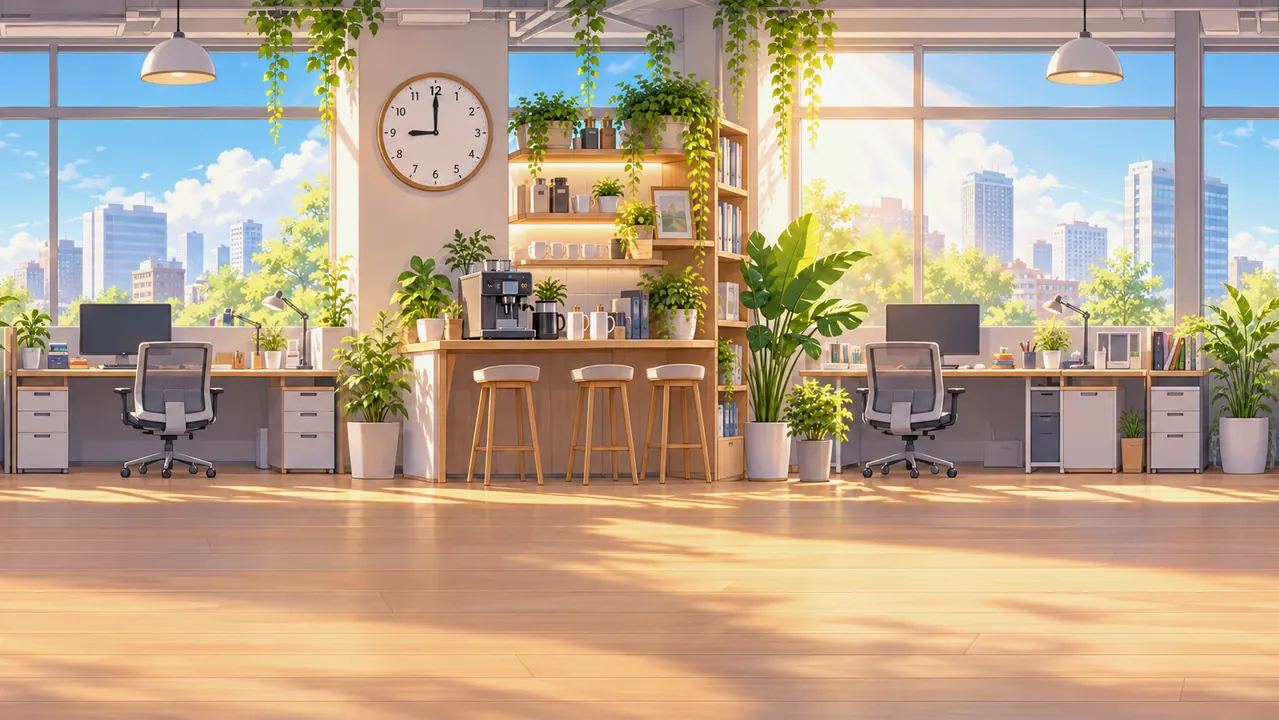
#> input picture art/bg/bg1.webp, 1279 x 720 px, given in place of bg1.webp.webp, which was not available
$ python seam_zoom.py ../art/bg/bg1.webp
#> lines starting #> are read from the running program, lines starting #| are printed output that depends on the picture; pictures that were not available may be replaced by others from this repository, and a replacement may not be noted
"""1:1 放大檢查：art/bg/bgN.webp 接縫處（兩張相接）各取 ±300px → work/seam/zoom_bgN.jpg
用法: python3 tools/seam_zoom.py 1 2 ...
"""
import sys, os
from PIL import Image
os.chdir(os.path.join(os.path.dirname(os.path.abspath(__file__)), ".."))
for n in sys.argv[1:]:
    im = Image.open(f"art/bg/bg{n}.webp").convert("RGB"); W, H = im.size
#> further down, im is the input picture: PIL image 1279x720 RGB; mean R, G, B 183.7, 163.5, 140.1
#> after `W, H = im.size`: W = 1279; H = 720
    two = Image.new("RGB", (W * 2, H)); two.paste(im, (0, 0)); two.paste(im, (W, 0))
#> after `two = Image.new('RGB', (W * 2, H))`: two: PIL image 2558x720 RGB; every value is 0
#> after `two.paste(im, (0, 0))`:
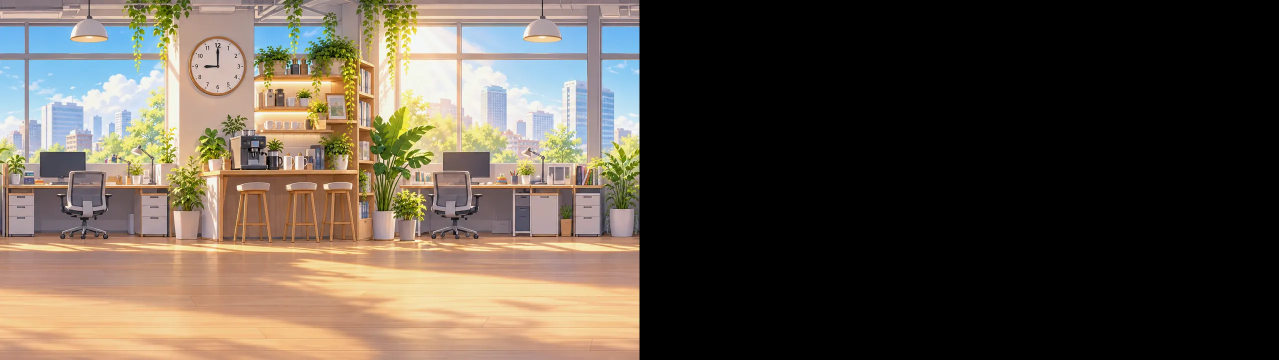
#> two: PIL image 2558x720 RGB (shown at 1/2 size); mean R, G, B 91.9, 81.7, 70.1
#> after `two.paste(im, (W, 0))`:
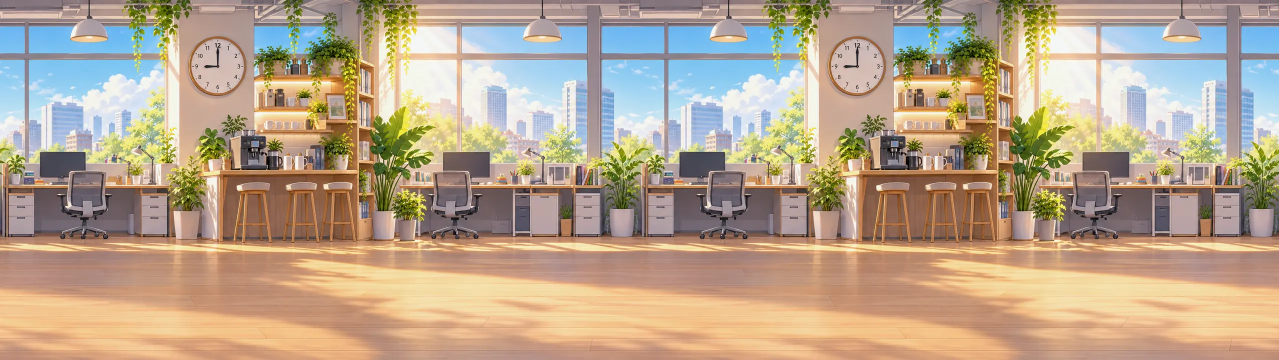
#> two: PIL image 2558x720 RGB (shown at 1/2 size); mean R, G, B 183.7, 163.5, 140.1
    two.crop((W - 300, 0, W + 300, H)).save(f"work/seam/zoom_bg{n}.jpg", quality=88)
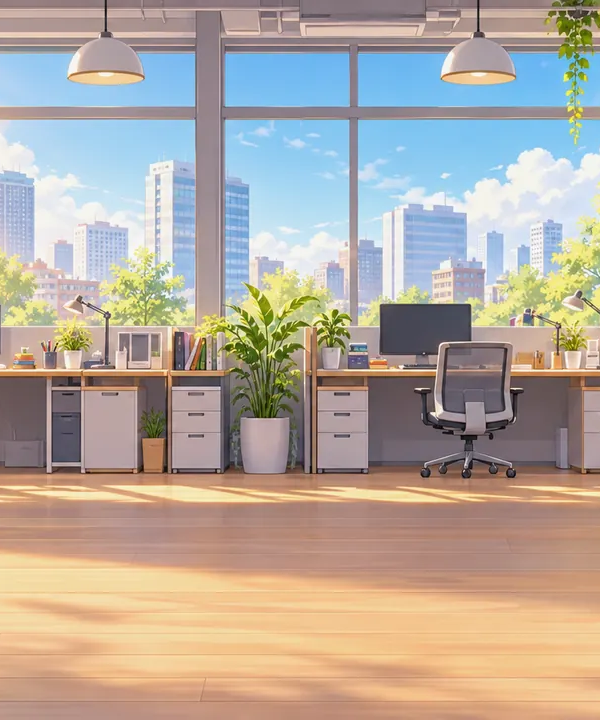
#> saved as bg1.webp.jpg: PIL image 600x720 RGB; mean R, G, B 180.2, 168.7, 157.6
    print(f"work/seam/zoom_bg{n}.jpg")

$ run again, on art/bg/bg4.webp
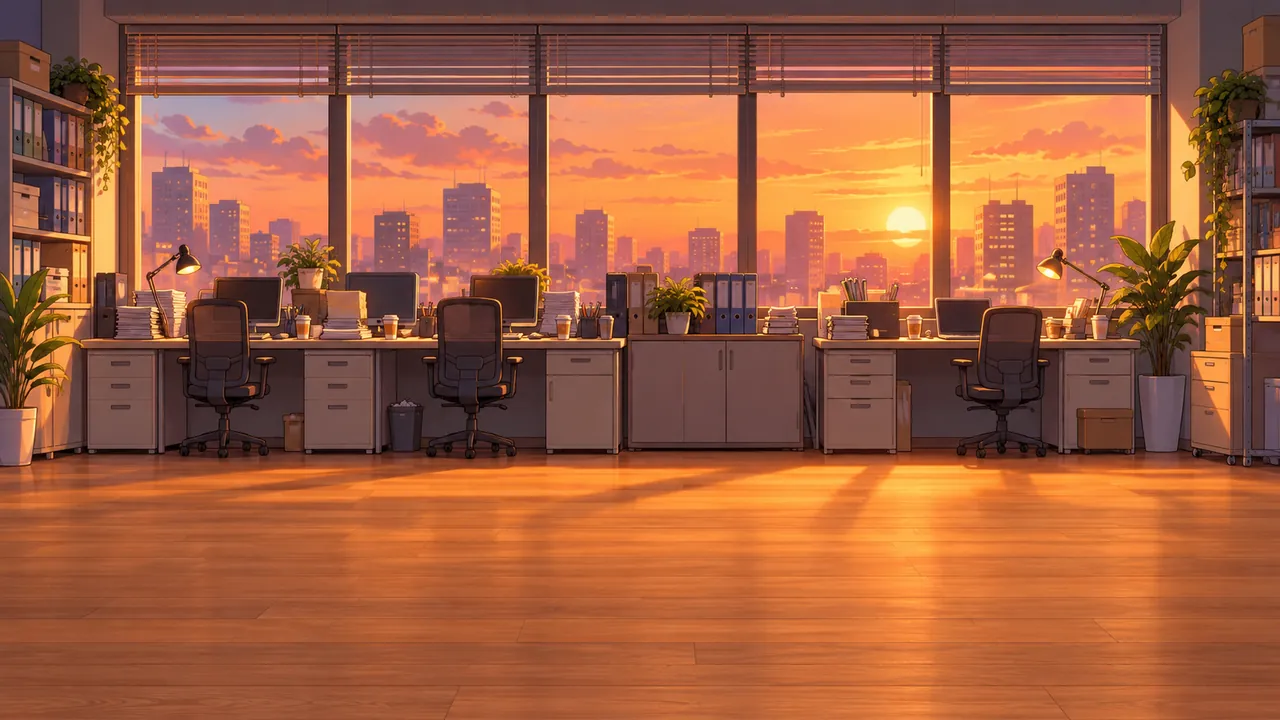
#> input picture art/bg/bg4.webp, 1280 x 720 px, given in place of bg4.webp.webp, which was not available
#> im is the input picture: PIL image 1280x720 RGB; mean R, G, B 160.6, 94.4, 63
#> two: PIL image 2560x720 RGB; every value is 0
#> `two.paste(im, (W, 0))`:
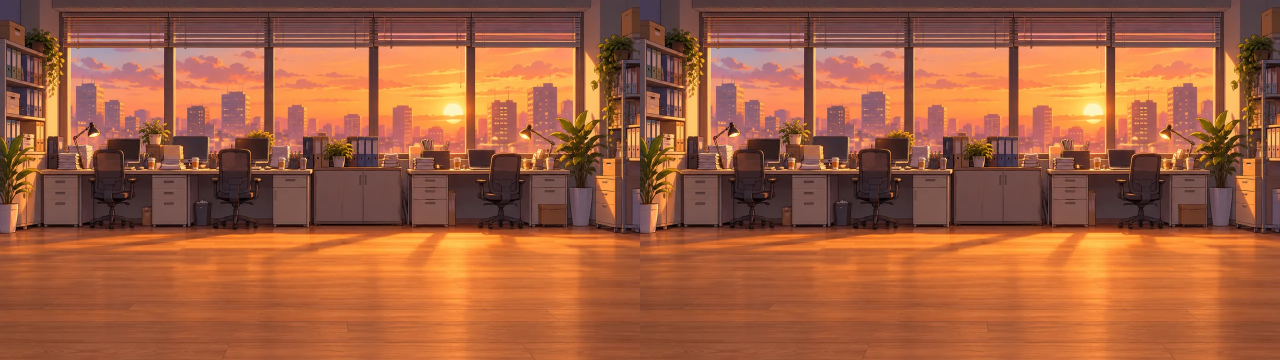
#> two: PIL image 2560x720 RGB (shown at 1/2 size); mean R, G, B 160.6, 94.4, 63
#> `two.crop((W - 300, 0, W + 300, H)).save(f"work/seam/zoom_bg{n}.jpg", q..`:
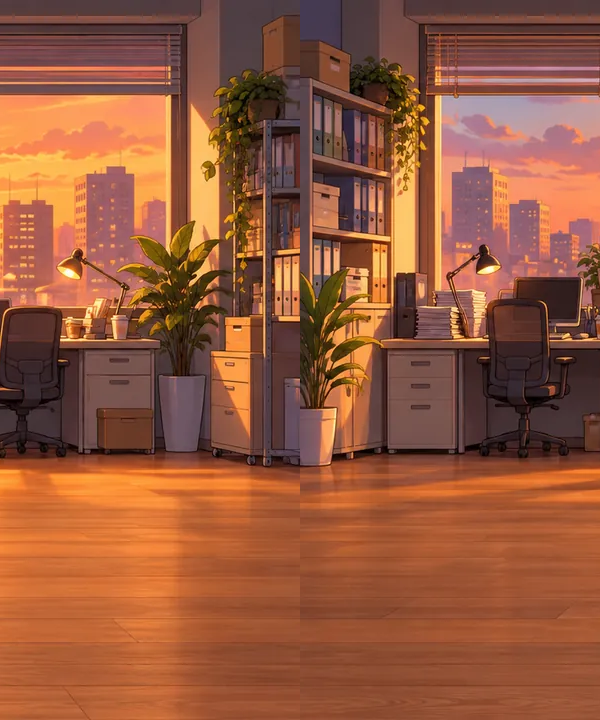
#> saved as bg4.webp.jpg: PIL image 600x720 RGB; mean R, G, B 149.9, 88.8, 60.8

$ run again, on art/bg/bg5.webp
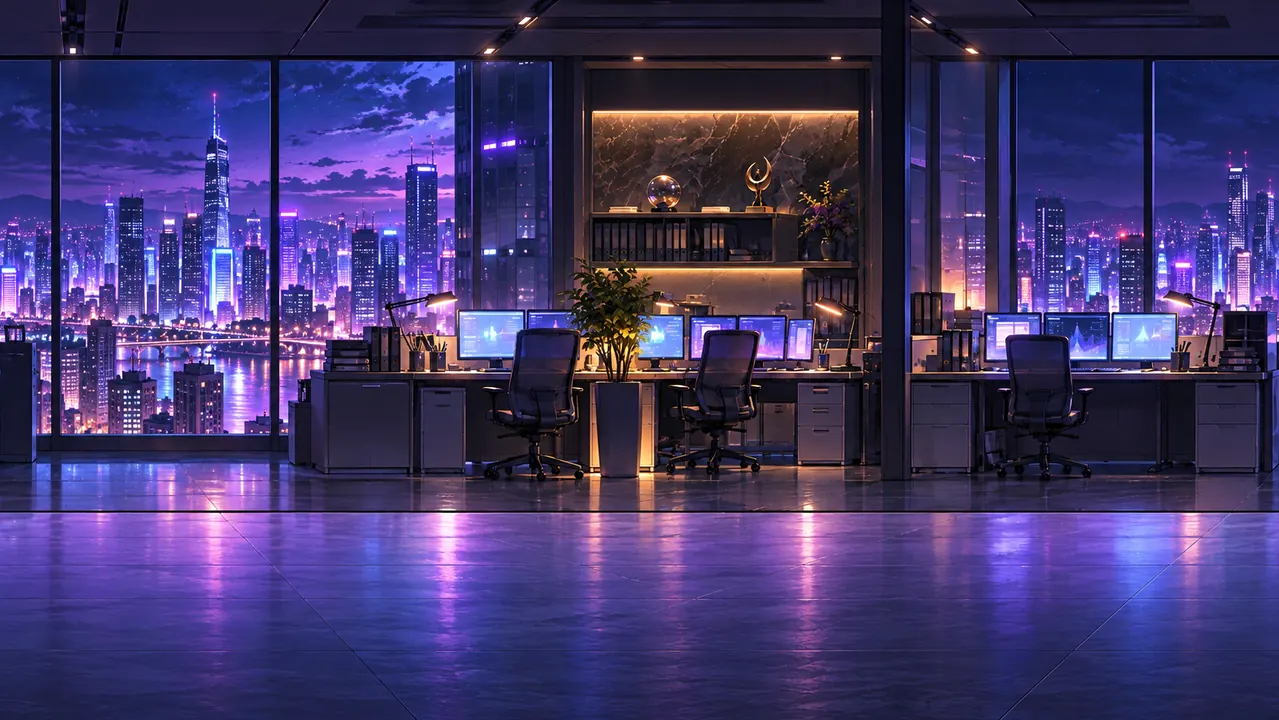
#> input picture art/bg/bg5.webp, 1279 x 720 px, given in place of bg5.webp.webp, which was not available
#> im is the input picture: PIL image 1279x720 RGB; mean R, G, B 66.2, 55.2, 108
#> two: PIL image 2558x720 RGB; every value is 0
#> `two.paste(im, (W, 0))`:
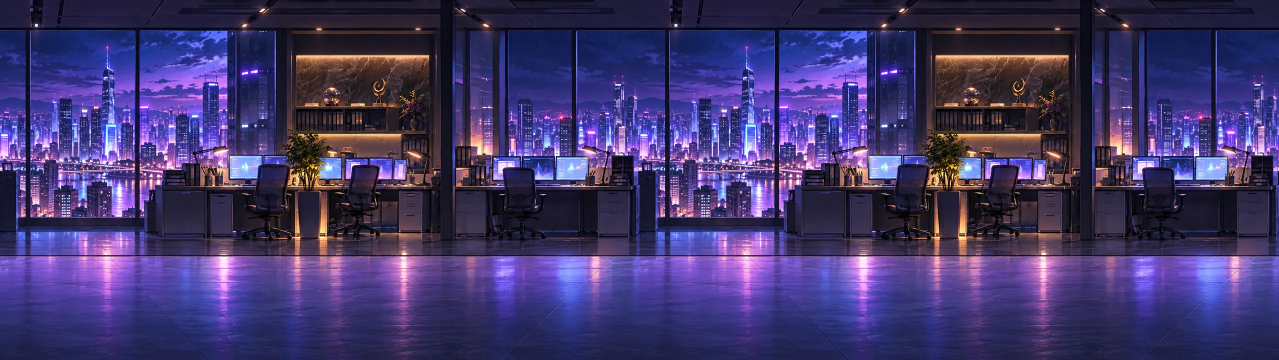
#> two: PIL image 2558x720 RGB (shown at 1/2 size); mean R, G, B 66.2, 55.2, 108
#> `two.crop((W - 300, 0, W + 300, H)).save(f"work/seam/zoom_bg{n}.jpg", q..`:
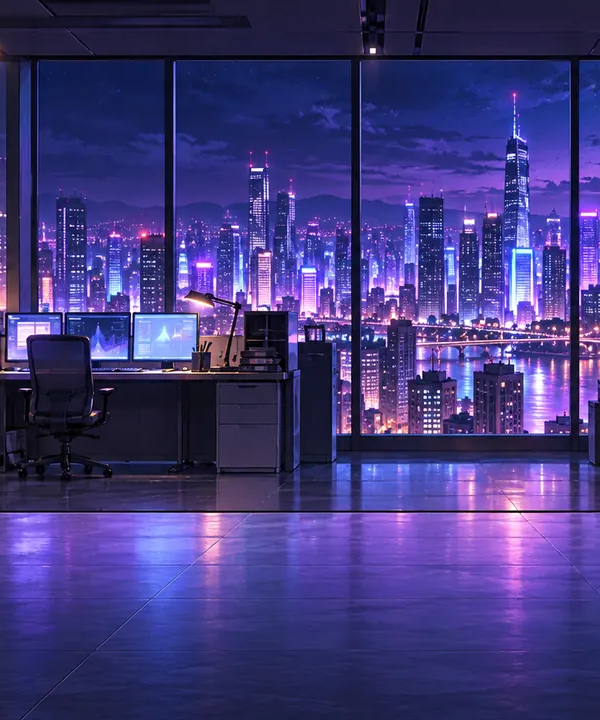
#> saved as bg5.webp.jpg: PIL image 600x720 RGB; mean R, G, B 65.4, 57.3, 124.3

$ run again, on art/bg/bg6.webp
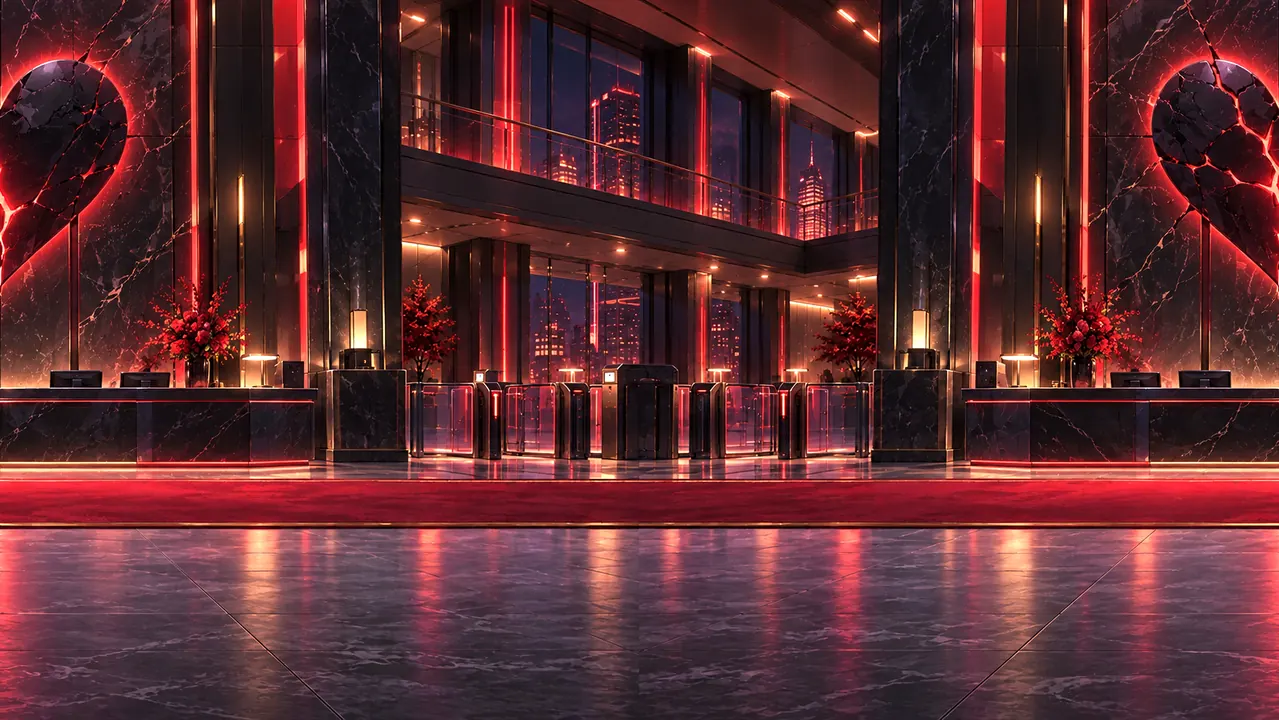
#> input picture art/bg/bg6.webp, 1279 x 720 px, given in place of bg6.webp.webp, which was not available
#> im is the input picture: PIL image 1279x720 RGB; mean R, G, B 90.9, 43.6, 48.2
#> two: PIL image 2558x720 RGB; every value is 0
#> `two.paste(im, (W, 0))`:
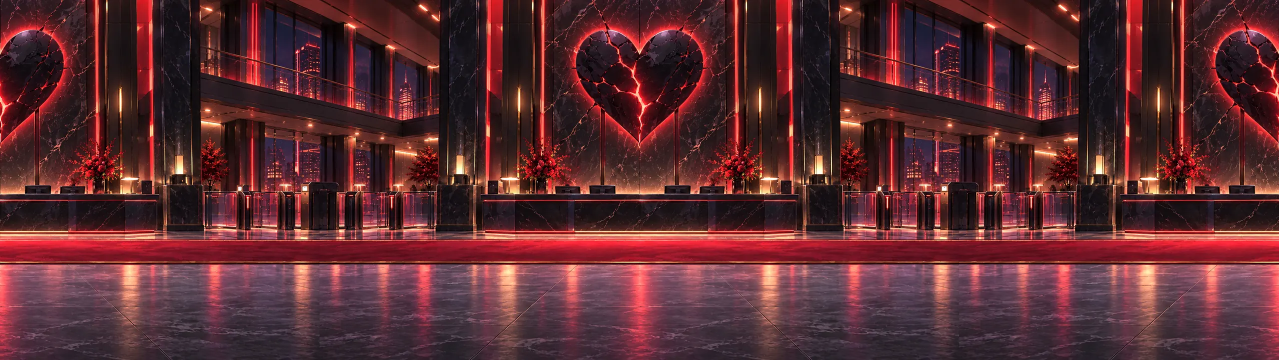
#> two: PIL image 2558x720 RGB (shown at 1/2 size); mean R, G, B 90.9, 43.6, 48.2
#> `two.crop((W - 300, 0, W + 300, H)).save(f"work/seam/zoom_bg{n}.jpg", q..`:
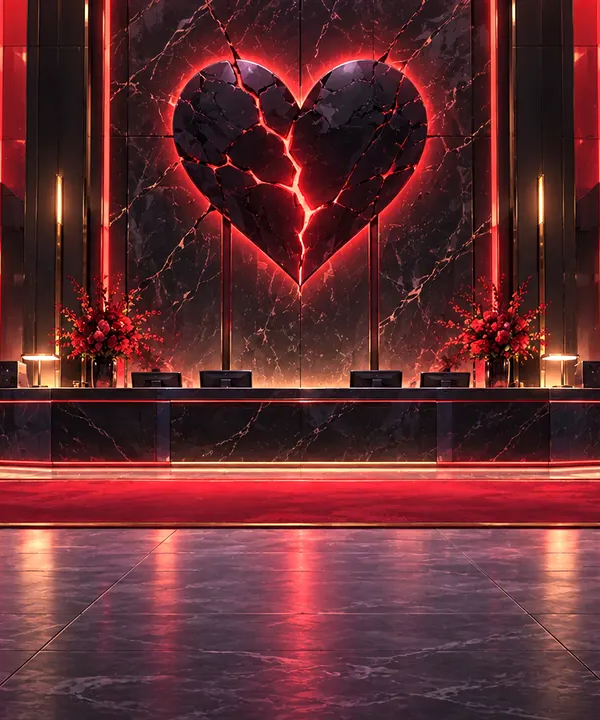
#> saved as bg6.webp.jpg: PIL image 600x720 RGB; mean R, G, B 98.9, 45, 48.5
